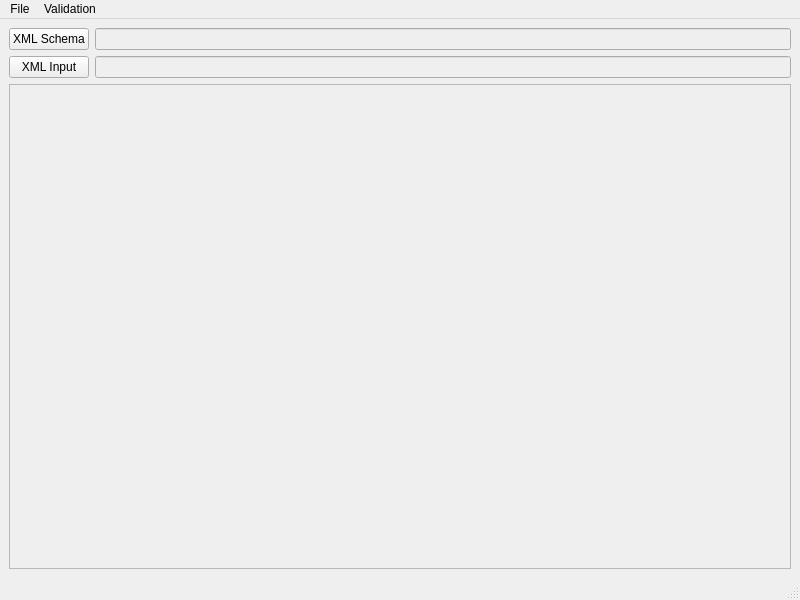
<?xml version="1.0" encoding="UTF-8"?>
<ui version="4.0">
 <class>MainWindow</class>
 <widget class="QMainWindow" name="MainWindow">
  <property name="geometry">
   <rect>
    <x>0</x>
    <y>0</y>
    <width>800</width>
    <height>600</height>
   </rect>
  </property>
  <property name="windowTitle">
   <string>MainWindow</string>
  </property>
  <widget class="QWidget" name="centralwidget">
   <layout class="QGridLayout" name="gridLayout">
    <item row="0" column="0">
     <layout class="QVBoxLayout" name="verticalLayout">
      <item>
       <layout class="QHBoxLayout" name="horizontalLayout">
        <item>
         <layout class="QVBoxLayout" name="verticalLayout_2">
          <item>
           <widget class="QPushButton" name="xmlSchemaSelectButton">
            <property name="text">
             <string>XML Schema</string>
            </property>
           </widget>
          </item>
          <item>
           <widget class="QPushButton" name="xmlInputSelectButton">
            <property name="text">
             <string>XML Input</string>
            </property>
           </widget>
          </item>
         </layout>
        </item>
        <item>
         <layout class="QVBoxLayout" name="verticalLayout_3">
          <item>
           <widget class="QLineEdit" name="xmlSchemaLineEdit">
            <property name="enabled">
             <bool>false</bool>
            </property>
           </widget>
          </item>
          <item>
           <widget class="QLineEdit" name="xmlInputLineEdit">
            <property name="enabled">
             <bool>false</bool>
            </property>
           </widget>
          </item>
         </layout>
        </item>
       </layout>
      </item>
      <item>
       <widget class="QPlainTextEdit" name="validationOutputArea">
        <property name="enabled">
         <bool>false</bool>
        </property>
       </widget>
      </item>
     </layout>
    </item>
   </layout>
  </widget>
  <widget class="QMenuBar" name="menubar">
   <property name="geometry">
    <rect>
     <x>0</x>
     <y>0</y>
     <width>800</width>
     <height>26</height>
    </rect>
   </property>
   <widget class="QMenu" name="menuFile">
    <property name="title">
     <string>File</string>
    </property>
    <addaction name="fileQuitAction"/>
   </widget>
   <widget class="QMenu" name="menuValidation">
    <property name="title">
     <string>Validation</string>
    </property>
    <addaction name="validationValidateAction"/>
    <addaction name="validationValidateClearAction"/>
   </widget>
   <addaction name="menuFile"/>
   <addaction name="menuValidation"/>
  </widget>
  <widget class="QStatusBar" name="statusbar"/>
  <action name="fileQuitAction">
   <property name="text">
    <string>Quit</string>
   </property>
  </action>
  <action name="validationValidateAction">
   <property name="text">
    <string>Validate Document</string>
   </property>
  </action>
  <action name="validationValidateClearAction">
   <property name="text">
    <string>Clear</string>
   </property>
  </action>
 </widget>
 <resources/>
 <connections/>
</ui>
